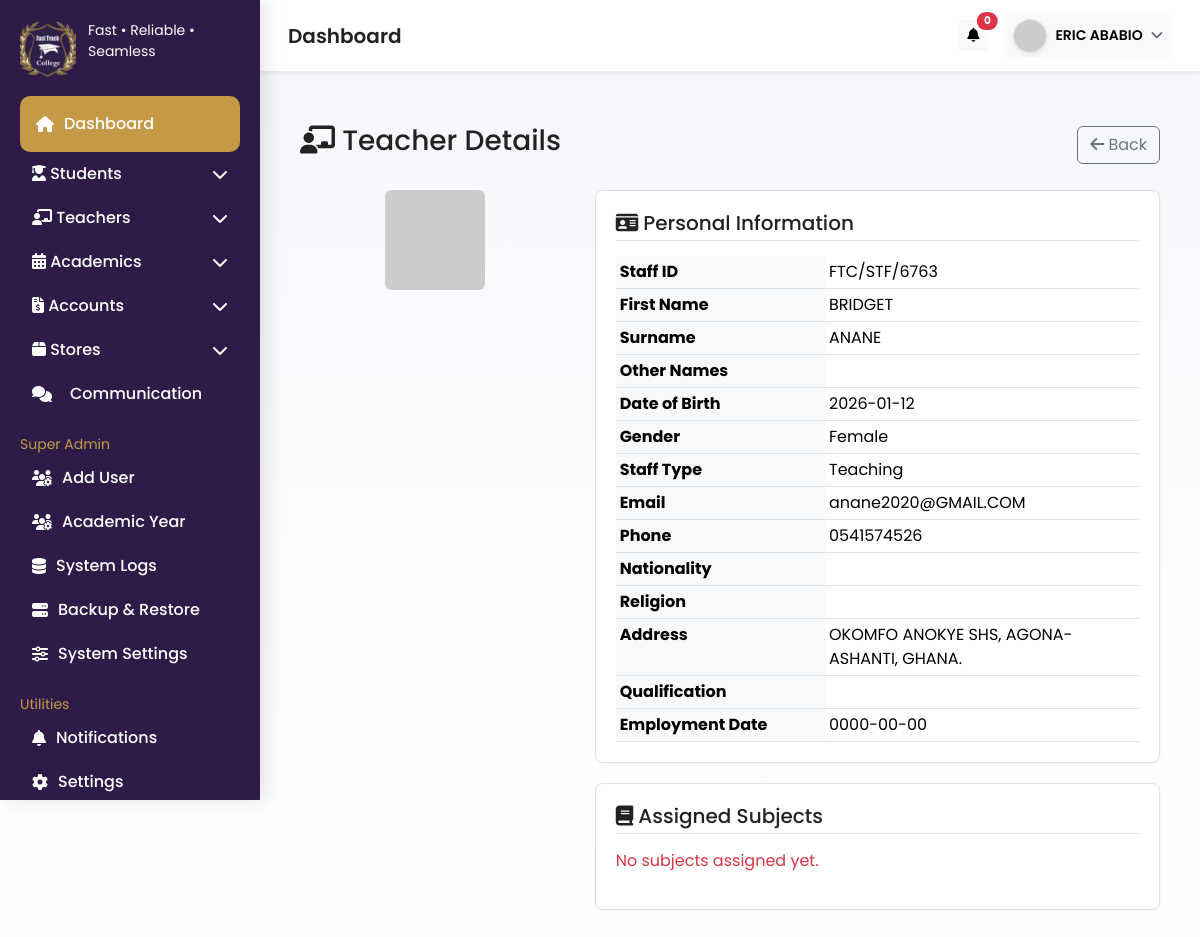
Page /pages/view_teacher.php?id=6 (signed in) on the committed database.
### tables this page shows
CREATE TABLE `teachers` (
  `id` int(11) NOT NULL,
  `staff_id` varchar(50) NOT NULL,
  `first_name` varchar(100) NOT NULL,
  `surname` varchar(100) NOT NULL,
  `other_names` varchar(150) DEFAULT NULL,
  `dob` date DEFAULT NULL,
  `gender` enum('Male','Female') NOT NULL,
  `staff_type` enum('Teaching','Non-Teaching') NOT NULL,
  `email` varchar(150) DEFAULT NULL,
  `phone` varchar(20) NOT NULL,
  `nationality` varchar(100) DEFAULT NULL,
  `religion` varchar(50) DEFAULT NULL,
  `address` varchar(255) DEFAULT NULL,
  `qualification` varchar(150) DEFAULT NULL,
  `employment_date` date DEFAULT NULL,
  `photo` varchar(255) DEFAULT NULL,
  `password` varchar(100) DEFAULT NULL,
  `status` enum('Active','Inactive','Suspended') DEFAULT 'Active',
  `created_at` timestamp NOT NULL DEFAULT current_timestamp(),
  `updated_at` timestamp NOT NULL DEFAULT current_timestamp() ON UPDATE current_timestamp()
);

### pages/view_teacher.php (the view, shortened to what this page needs)
<?php
include '../includes/db_connection.php';
$user_name  = $_SESSION['user_name'];
$user_photo = $_SESSION['user_photo'];
$id = $_GET['id'];
$stmt = $pdo->prepare("SELECT * FROM teachers WHERE id = ?");
$stmt->execute([$id]);
$teacher = $stmt->fetch(PDO::FETCH_ASSOC);
$subjectsStmt = $pdo->prepare("
    SELECT ts.id, ts.subject_id, s.subject_name
    FROM teacher_subjects ts
    INNER JOIN subjects s ON ts.subject_id = s.id
    WHERE ts.teacher_id = ?
    ORDER BY s.subject_name
");
$subjectsStmt->execute([$id]);
$assignments = $subjectsStmt->fetchAll(PDO::FETCH_ASSOC);
?>
<!DOCTYPE html>
<html lang="en">
<head>
    <link href="https://cdn.jsdelivr.net/npm/bootstrap@5.3.2/dist/css/bootstrap.min.css" rel="stylesheet">
    <link href="https://cdnjs.cloudflare.com/ajax/libs/font-awesome/6.5.0/css/all.min.css" rel="stylesheet">
    <link href="../assets/css/styles.css" rel="stylesheet">
</head>
<body>
    <?php include '../includes/super_admin_sidebar.php'; ?>
    <?php include '../includes/topbar.php'; ?>
    <main class="main">
        <div class="container-fluid py-4">
            <div class="d-flex justify-content-between align-items-center mb-4">
                <h3><i class="fas fa-chalkboard-teacher"></i> Teacher Details</h3>
                <a href="manage_teachers.php" class="btn btn-outline-secondary">
                    <i class="fas fa-arrow-left"></i> Back
                </a>
            </div>
            <div class="row">
                <div class="col-lg-4 text-center mb-4">
                    <?php if (!empty($teacher['photo'])): ?>
                    <img src="../assets/uploads/staff/<?= $teacher['photo']; ?>" class="img-fluid rounded shadow"
                        style="max-height: 200px; object-fit: cover;">
                    <?php else: ?>
                    <div class="text-muted">
                        <img src="https://ui-avatars.com/api/?name=<?= $teacher['surname'] . '+' . $teacher['first_name']; ?>&background=2e1b47&color=fff"
                            class="rounded" style="width: 100px; height: 100px;">
                    </div>
                    <?php endif; ?>
                </div>
                <div class="col-lg-8">
                    <div class="info-card">
                        <h5><i class="fas fa-id-card"></i> Personal Information</h5>
                        <table class="table table-sm info-table mb-0">
                            <tr>
                                <th>Staff ID</th>
                                <td><?= $teacher['staff_id']; ?></td>
                            </tr>
                            <tr>
                                <th>First Name</th>
                                <td><?= $teacher['first_name']; ?></td>
                            </tr>
                            <tr>
                                <th>Surname</th>
                                <td><?= $teacher['surname']; ?></td>
                            </tr>
                            <tr>
                                <th>Other Names</th>
                                <td><?= $teacher['other_names']; ?></td>
                            </tr>
                            <tr>
                                <th>Date of Birth</th>
                                <td><?= $teacher['dob']; ?></td>
                            </tr>
                            <tr>
                                <th>Gender</th>
                                <td><?= $teacher['gender']; ?></td>
                            </tr>
                            <tr>
                                <th>Staff Type</th>
                                <td><?= $teacher['staff_type']; ?></td>
                            </tr>
                            <tr>
                                <th>Email</th>
                                <td><?= $teacher['email']; ?></td>
                            </tr>
                            <tr>
                                <th>Phone</th>
                                <td><?= $teacher['phone']; ?></td>
                            </tr>
                            <tr>
                                <th>Nationality</th>
                                <td><?= $teacher['nationality']; ?></td>
                            </tr>
                            <tr>
                                <th>Religion</th>
                                <td><?= $teacher['religion']; ?></td>
                            </tr>
                            <tr>
                                <th>Address</th>
                                <td><?= $teacher['address']; ?></td>
                            </tr>
                            <tr>
                                <th>Qualification</th>
                                <td><?= $teacher['qualification']; ?></td>
                            </tr>
                            <tr>
                                <th>Employment Date</th>
                                <td><?= $teacher['employment_date']; ?></td>
                            </tr>
                        </table>
                    </div>
                    <div class="info-card">
                        <h5><i class="fas fa-book"></i> Assigned Subjects</h5>
                        <?php if ($assignments): ?>
                        <table class="table table-sm info-table mb-0">
                            <thead>
                                <tr>
                                    <th>#</th>
                                    <th>Subject</th>
                                    <th>Action</th>
                                </tr>
                            </thead>
                            <tbody>
                                <?php $i = 1; foreach ($assignments as $assign): ?>
                                <tr>
                                    <td><?= $i++; ?></td>
                                    <td><?= htmlspecialchars($assign['subject_name']); ?></td>
                                    <td>
                                        <a href="../handlers/delete_teacher_subject.php?id=<?= $assign['id']; ?>&teacher_id=<?= $teacher['id']; ?>"
                                            onclick="return confirm('Are you sure you want to remove this subject assignment?');"
                                            class="btn btn-sm btn-danger">
                                            <i class="fas fa-trash"></i>
                                        </a>
                                    </td>
                                </tr>
                                <?php endforeach; ?>
                            </tbody>
                        </table>
                        <?php else: ?>
                        <p class="text-danger">No subjects assigned yet.</p>
                        <?php endif; ?>
                    </div>
                </div>
            </div>
        </div>
    </main>
</body>
</html>

### includes/super_admin_sidebar.php (shortened to what this page needs)
<aside class="sidebar" id="sidebar">
    <div class="logo">
        <img src="<?= BASE_URL ?>assets/images/logo.png" alt="Logo" class="sidebar-logo" />
        <div>
            <p class="small">Fast • Reliable • Seamless</p>
        </div>
    </div>
    <nav class="nav flex-column mb-3">
        <a class="nav-link active p-3" href="<?= BASE_URL ?>pages/dashboard.php"><i class="fas fa-house"></i>
            Dashboard</a>
        <a class="nav-link d-flex justify-content-between align-items-center" data-bs-toggle="collapse"
            href="#studentsDropdown" role="button" aria-expanded="false" aria-controls="studentsDropdown">
            <span><i class="fas fa-user-graduate"></i> Students</span>
            <i class="fas fa-chevron-down"></i>
        </a>
        <a class="nav-link d-flex justify-content-between align-items-center" data-bs-toggle="collapse"
            href="#teachersDropdown" role="button" aria-expanded="false" aria-controls="teachersDropdown">
            <span><i class="fas fa-chalkboard-teacher"></i> Teachers</span>
            <i class="fas fa-chevron-down"></i>
        </a>
        <a class="nav-link d-flex justify-content-between align-items-center" data-bs-toggle="collapse"
            href="#academicDropdown" role="button" aria-expanded="false" aria-controls="academicDropdown">
            <span><i class="fas fa-calendar-alt"></i> Academics</span>
            <i class="fas fa-chevron-down"></i>
        </a>
        <a class="nav-link d-flex justify-content-between align-items-center" data-bs-toggle="collapse"
            href="#accountsDropdown" role="button" aria-expanded="false" aria-controls="accountsDropdown">
            <span><i class="fas fa-file-invoice-dollar"></i> Accounts</span>
            <i class="fas fa-chevron-down"></i>
        </a>
        <a class="nav-link d-flex justify-content-between align-items-center" data-bs-toggle="collapse"
            href="#storesDropdown" role="button" aria-expanded="false" aria-controls="storesDropdown">
            <span><i class="fas fa-box"></i> Stores</span>
            <i class="fas fa-chevron-down"></i>
        </a>
        <a class="nav-link" href="<?= BASE_URL ?>pages/communication_dashboard.php">
            <i class="fas fa-comments me-2"></i> Communication
        </a>
    </nav>
    <small class="" style='color:#c49a47'>Super Admin</small>
    <nav class="nav flex-column mb-3 super-admin-only">
        <a class="nav-link" href="<?= BASE_URL ?>pages/add_user.php"><i class="fas fa-users-cog"></i> Add User</a>
        <a class="nav-link" href="<?= BASE_URL ?>pages/add_academic_year.php"><i class="fas fa-users-cog"></i>
            Academic Year</a>
        <a class="nav-link" href="javascript:void(0)"><i class="fas fa-database"></i> System Logs</a>
        <a class="nav-link" href="javascript:void(0)"><i class="fas fa-server"></i> Backup & Restore</a>
        <a class="nav-link" href="javascript:void(0)"><i class="fas fa-sliders-h"></i> System Settings</a>
    </nav>
    <small class="" style='color:#c49a47'>Utilities</small>
    <nav class="nav flex-column">
        <a class="nav-link" href="javascript:void(0)"><i class="fas fa-bell"></i> Notifications</a>
        <a class="nav-link" href="javascript:void(0)"><i class="fas fa-cog"></i> Settings</a>
    </nav>
</aside>

### includes/topbar.php (shortened to what this page needs)
<header class="topbar shadow-sm bg-white px-3 py-2" id="topbar">
    <div class="container-fluid">
        <div class="row align-items-center">
            <div class="col d-flex align-items-center gap-3">
                <h5 class="mb-0 fw-semibold">Dashboard</h5>
            </div>
            <div class="col-auto d-flex align-items-center gap-3">
                <div class="dropdown">
                    <button class="btn btn-light btn-sm position-relative" data-bs-toggle="dropdown">
                        <i class="fas fa-bell"></i>
                        <span class="position-absolute top-0 start-100 translate-middle badge rounded-pill bg-danger">
                            <?= $total_notifications ?? 0 ?>
                        </span>
                    </button>
                </div>
                <?php
                $userPhotoPath = $_SERVER['DOCUMENT_ROOT'] . '/fasttrack_mis/assets/uploads/users/' . ($user_photo ?? '');
                $photo = (!empty($user_photo) && file_exists($userPhotoPath))
                    ? BASE_URL . 'assets/uploads/users/' . $user_photo
                    : 'https://ui-avatars.com/api/?name=' . urlencode($user_name ?? 'User') . '&background=2e1b47&color=fff';
                ?>
                <div class="dropdown">
                    <button class="btn btn-light btn-sm d-flex align-items-center gap-2" data-bs-toggle="dropdown">
                        <img src="<?= $photo ?>" class="rounded-circle border shadow-sm"
                            style="width:34px;height:34px;object-fit:cover;">
                        <span class="fw-semibold d-none d-md-inline">
                            <?= htmlspecialchars($user_name ?? 'User'); ?>
                        </span>
                        <i class="fas fa-chevron-down small text-muted"></i>
                    </button>
                </div>
            </div>
        </div>
    </div>
</header>

### Assets/css/styles.css (style rules this page uses)
:root { --primary-dark: #2e1b47; --primary-500: #412461; --accent: #c49a47; --muted: #6b6b6b; --surface: #ffffff; --soft: #faf9fc; --glass: rgba(142, 106, 181, 0.08); --card-radius: 12px; }
html, body { height: 100%; }
body { font-family: "Poppins", sans-serif; background: linear-gradient(180deg, #f6f7fb 0%, #fff 100%); color: #222; margin: 0; -webkit-font-smoothing: antialiased; -moz-osx-font-smoothing: grayscale; }
.sidebar { position: fixed; left: 0; top: 0; height: 100vh; width: 260px; background: var(--primary-dark); color: #fff; padding: 20px; box-shadow: 6px 0 18px rgba(46, 27, 71, 0.12); overflow-y: auto; transition: all 0.35s ease; }
.sidebar a.nav-link { color: #fff; padding: 10px 12px; border-radius: 10px; display: flex; gap: 10px; align-items: center; transition: all 0.18s ease; font-weight: 500; }
.sidebar a.active { background: var(--accent); color: #fff; }
.sidebar .logo { display: flex; gap: 12px; align-items: center; margin-bottom: 18px; }
.sidebar .logo img { width: 56px; height: 56px; border-radius: 10px; object-fit: cover; }
.topbar { margin-left: 260px; height: 72px; display: flex; align-items: center; justify-content: space-between; padding: 0 22px; background: var(--surface); border-bottom: 1px solid #eee; z-index: 1050; transition: margin-left 0.35s ease; }
.main { margin-left: 260px; padding: 28px; transition: margin-left 0.35s ease; min-height: calc(100vh - 72px); }

### pages/view_teacher.php (style rules this page uses)
.info-card { border: 1px solid #dee2e6; border-radius: 8px; padding: 20px; margin-bottom: 20px; box-shadow: 0 1px 3px rgba(0, 0, 0, 0.05); background-color: #fff; }
.info-card h5 { border-bottom: 1px solid #dee2e6; padding-bottom: 5px; margin-bottom: 15px; }
.info-table th { width: 40%; background-color: #f8f9fa; }

### rows in the picture
teachers: staff "FTC/STF/6763", first_name "BRIDGET", surname "ANANE", dob "2026-01-12", gender "Female", staff_type "Teaching", email "anane2020@GMAIL.COM", phone "0541574526", address "OKOMFO ANOKYE SHS, AGONA-ASHANTI, GHANA.", employment_date "0000-00-00"

### other values in the picture
$total_notifications "0"
$user_name "ERIC ABABIO"
